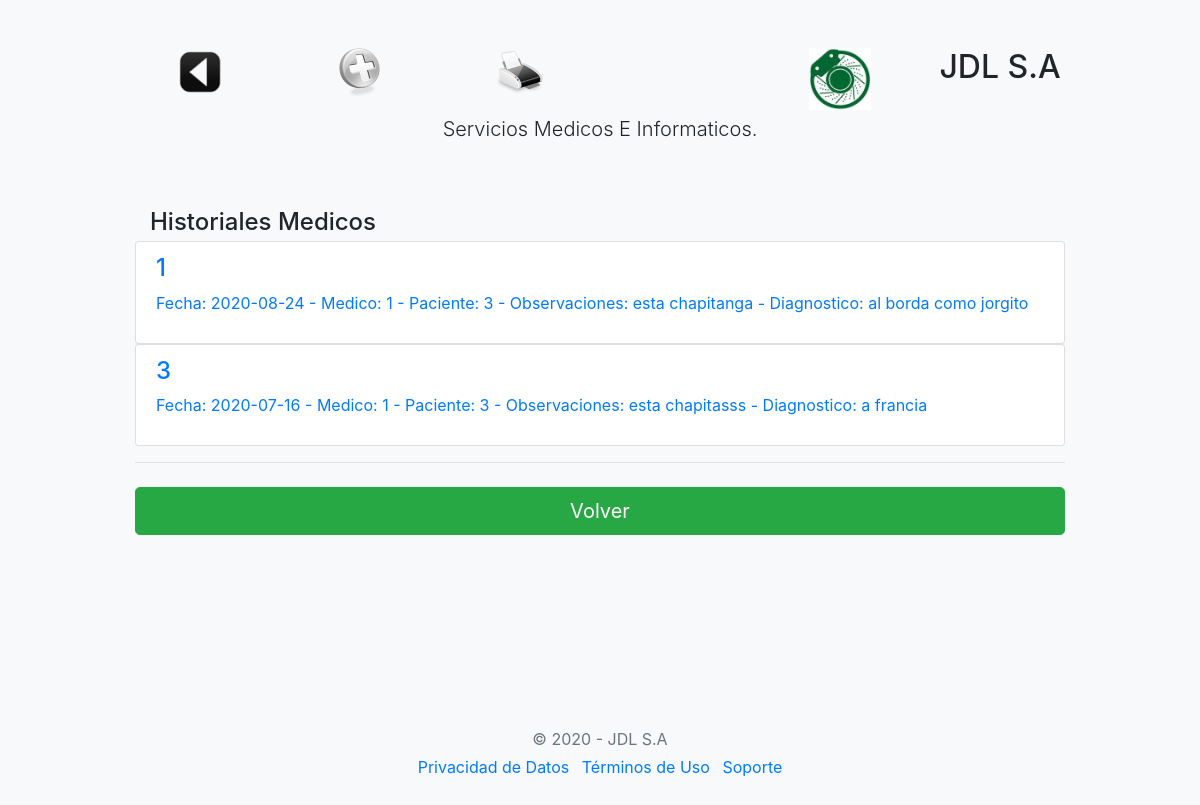
The page /historiales/index.php on the database as committed earlier.
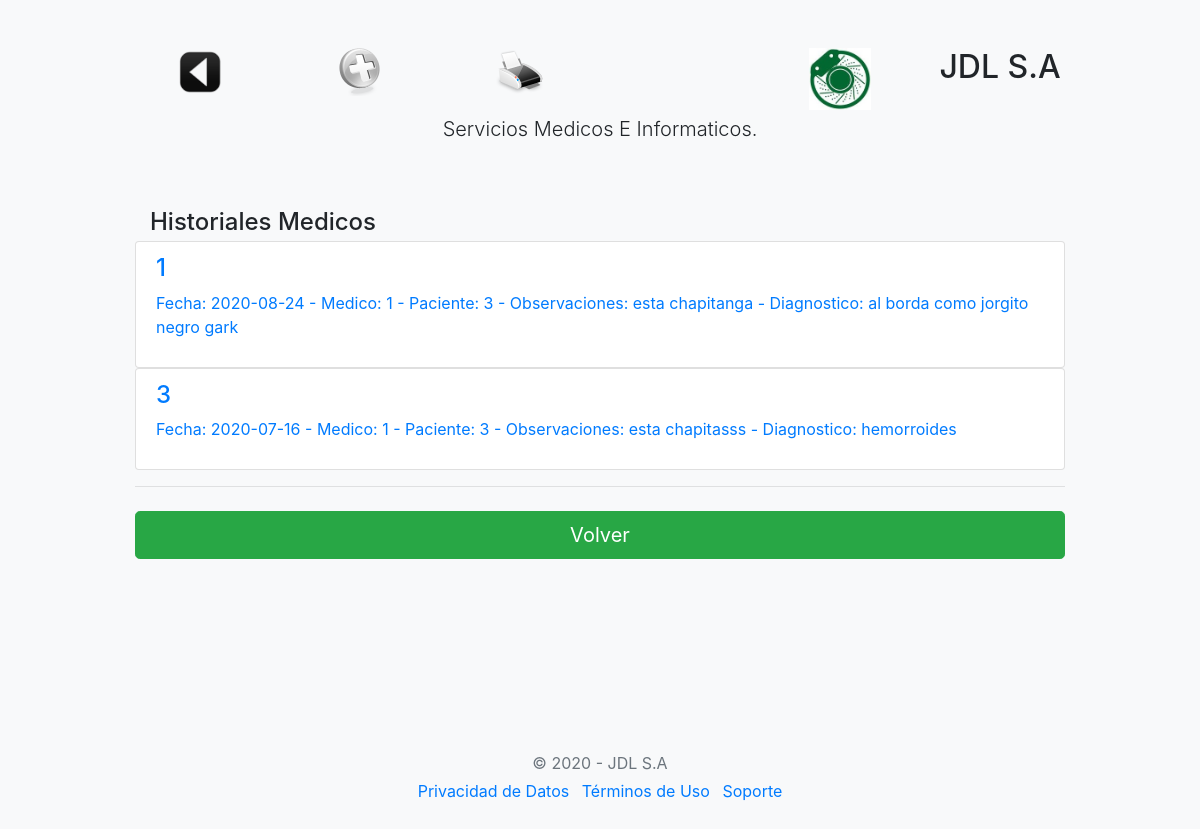
The same page on the database as committed later.
### tables this page shows
CREATE TABLE `historiales` (
  `id_historial` int(8) NOT NULL,
  `fecha_historial` date DEFAULT NULL,
  `clinico_historial` varchar(50) DEFAULT NULL,
  `paciente_historial` varchar(50) DEFAULT NULL,
  `observacion_historial` varchar(200) DEFAULT NULL,
  `diagnostico_historial` varchar(200) DEFAULT NULL
);

### historiales/index.php (the view, shortened to what this page needs)
<!doctype html>
<html>
  <head>
	 <link rel="stylesheet" href="https://stackpath.bootstrapcdn.com/bootstrap/4.5.0/css/bootstrap.min.css">
  </head>
    <link href="form-validation.css" rel="stylesheet">
  </head>
  <body class="bg-light">
    <div class="container">
  <div class="py-5 text-center">
  <div class="row">
    <div class="col-sm-2"><h2>
		<img border="0" src="../img/atras.png" width="48" height="48" title="Volver al menú"
		onclick=location.href='../panel/'; onKeyPress=location.href='../panel/'; style='cursor:pointer';/>
	</h2>
	</div>
    <div class="col-sm-2"><h2>
		<img border="0" src="../img/nuevo.png" width="48" height="48" title="Ingresar Asignacion"
		onclick=location.href='historiales.php'; onKeyPress=location.href='historiales.php';
		style='cursor:pointer';>
	</h2></div>
	<div class="col-sm-2"><h2>
		<img border="0" src="../img/imprimir.png" width="48" height="48" title="Impresión"
		onclick=location.href='listado.php'; onKeyPress=location.href='listado.php';
		style='cursor:pointer';>
	</h2></div>
    <div class="col-sm-2"><h2></h2></div>
  <div class="col-sm-2"><img class="d-block mx-auto mb-1" src="../img/disc.jpg" alt="" width="62" height="62"></div>
  <div class="col-sm-2"><h2>JDL S.A</h2></div>
</div>
    <p class="lead">Servicios Medicos E Informaticos.</p>
  </div>
    <div class="col-md-12 order-md-1">
      <h4 class="mb-1">Historiales Medicos</h4>
	</div>
<?php
   require "../conexion.php";
    $sql = "SELECT * from historiales order by id_historial";
	$query = $mysqli->query($sql);
	while($resultado = $query->fetch_assoc()) {
        $historiales[] = $resultado;
    }
?>
        <div class="list-group">
			<?php
				$long = count($historiales);
				for($i=0; $i< $long; $i++){
				?>
		<div class="list-group">
				<a 	<?php echo "href=modifica.php?id_historial=".$historiales[$i]['id_historial'];?>
						 class="list-group-item">
				<h4 class="list-group-item-heading"> <?php echo $historiales[$i]['id_historial'] ."";?> </h4>
				<p class="list-group-item-text"><?php 	echo "Fecha: " . $historiales[$i]['fecha_historial'] ." - Medico: ";
                            echo $historiales[$i]['clinico_historial'] ." - Paciente: ";
                            echo $historiales[$i]['paciente_historial'] ." - Observaciones: ";
                            echo $historiales[$i]['observacion_historial'] ." - Diagnostico: ";
                            echo $historiales[$i]['diagnostico_historial'] ."";
														?></p>
				</a>	</div>
	<?php  } ?>
		</div>
        <a href="../panel/">	 <hr class="mb-4">
        <button class="btn btn-success btn-lg btn-block" type="submit">Volver</button>
  <footer class="my-5 pt-5 text-muted text-center text-small"></a>
    </div>
  <footer class="my-5 pt-5 text-muted text-center text-small">
    <p class="mb-1">&copy; 2020 - JDL S.A</p>
   <ul class="list-inline">
      <li class="list-inline-item"><a href="#">Privacidad de Datos</a></li>
      <li class="list-inline-item"><a href="#">Términos de Uso</a></li>
      <li class="list-inline-item"><a href="#">Soporte</a></li>
    </ul>
  </footer>
</body>
</html>

Rows that differ between the two databases and show on the page:
changed historiales "esta chapitanga": diagnostico_historial "al borda como jorgito" → "al borda como jorgito negro gark"
changed historiales "esta chapitasss": diagnostico_historial "a francia" → "hemorroides"
